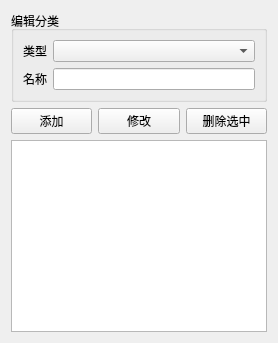
<?xml version="1.0" encoding="UTF-8"?>
<ui version="4.0">
 <class>CategoryPage</class>
 <widget class="QWidget" name="CategoryPage">
  <layout class="QVBoxLayout" name="mainLayout">
   <item>
    <widget class="QGroupBox" name="addGroup">
     <property name="title"><string>编辑分类</string></property>
     <layout class="QFormLayout" name="formLayout">
      <item row="0" column="0"><widget class="QLabel" name="typeLabel"><property name="text"><string>类型</string></property></widget></item>
      <item row="0" column="1"><widget class="QComboBox" name="typeCombo"/></item>
      <item row="1" column="0"><widget class="QLabel" name="nameLabel"><property name="text"><string>名称</string></property></widget></item>
      <item row="1" column="1"><widget class="QLineEdit" name="nameEdit"/></item>
     </layout>
    </widget>
   </item>
   <item>
    <layout class="QHBoxLayout" name="buttonLayout">
     <item><widget class="QPushButton" name="addButton"><property name="text"><string>添加</string></property></widget></item>
     <item><widget class="QPushButton" name="updateButton"><property name="text"><string>修改</string></property></widget></item>
     <item><widget class="QPushButton" name="deleteButton"><property name="text"><string>删除选中</string></property></widget></item>
    </layout>
   </item>
   <item><widget class="QListWidget" name="categoryList"/></item>
  </layout>
 </widget>
</ui>
